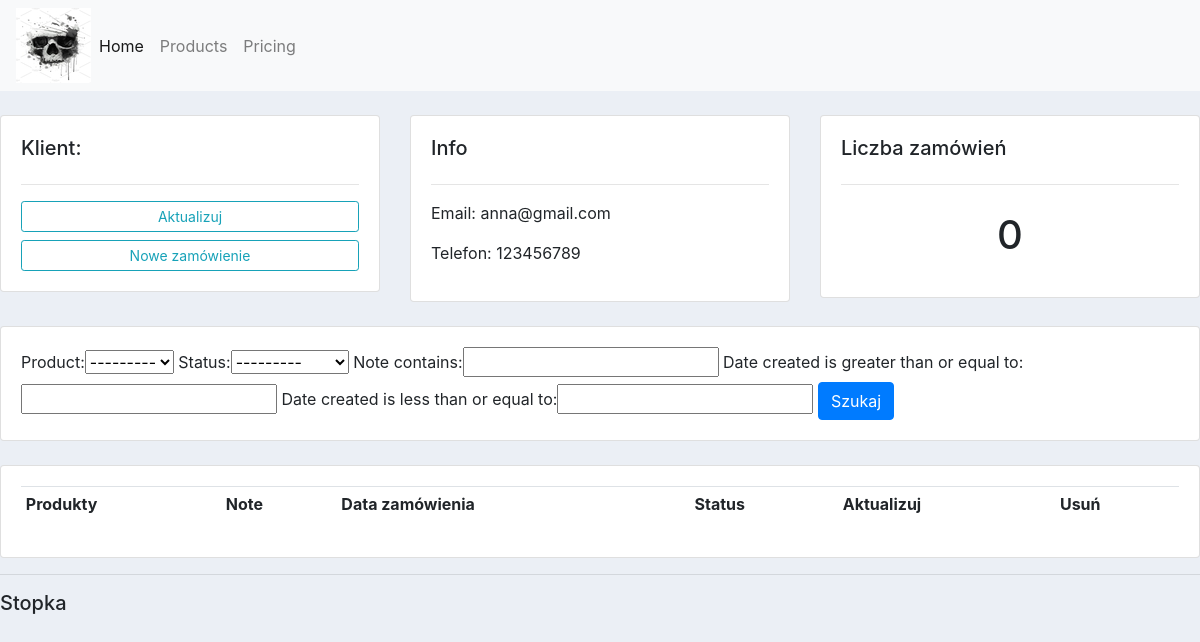
The app's page /customer/2/, older data.
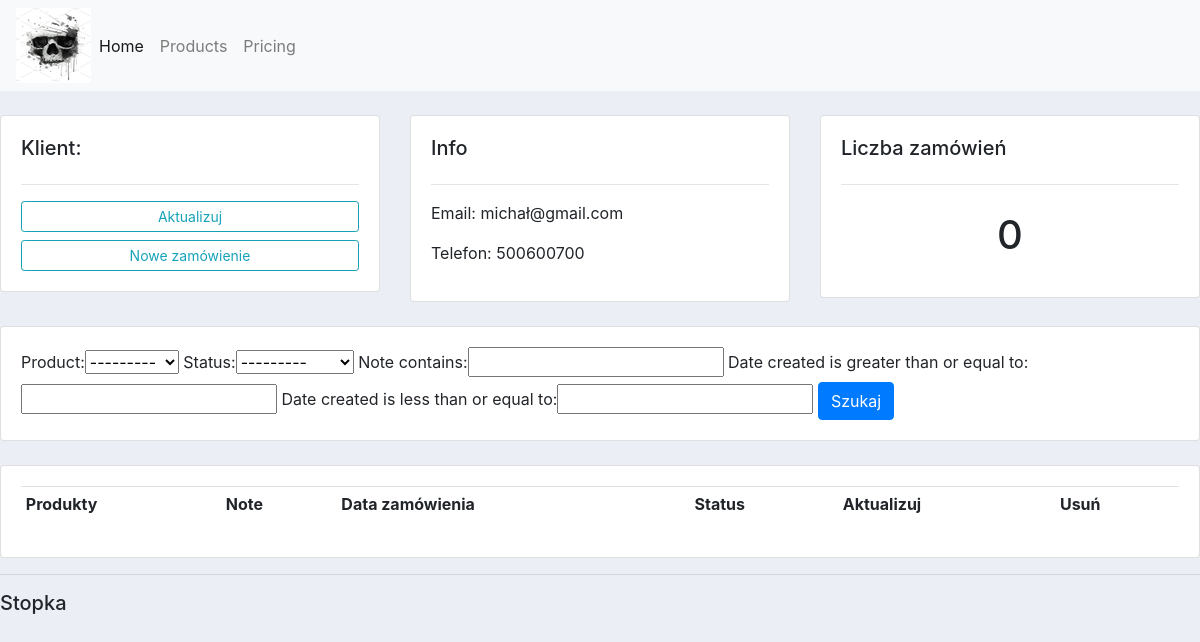
The same page, newer data.
### accounts/models.py (models this page shows, shortened)
class Customer(models.Model):
    name = models.CharField(max_length=150, null=True)
    phone = models.CharField(max_length=150, null=True)
    email = models.CharField(max_length=155, null=True)
    date_created = models.DateTimeField(auto_now_add=True, null=True)

### accounts/views.py (the view)
# urls.py: path('customer/<str:pk>/', views.customer, name='customer'),
def customer(request, pk):
    customer = Customer.objects.get(id=pk)
    orders = customer.order_set.all()
    order_count = orders.count()
    myFilter = OrderFilter(request.GET, queryset=orders)
    orders = myFilter.qs
    context = {'customer': customer, 'orders': orders, 'order_count': order_count, 'myFilter': myFilter}
    return render(request, 'accounts/customer.html', context)

### accounts/models.py (called while the page is built)
    def __str__(self):
        return self.name

### accounts/templates/accounts/customer.html (shortened to what this page needs)
{%  extends 'accounts/main.html' %}
{% block content %}
    <br>
    <div class="row">
        <div class="col-md">
            <div class="card card-body">
                <h5>Klient:</h5>
                <hr>
                <a class="btn btn-outline-info  btn-sm btn-block" href="">Aktualizuj</a>
                <a class="btn btn-outline-info  btn-sm btn-block" href="{% url 'create_order' customer.id %}">Nowe zamówienie</a>
            </div>
        </div>
        <div class="col-md">
            <div class="card card-body">
                <h5>Info</h5>
                <hr>
                <p>Email: {{ customer.email }} </p>
                <p>Telefon: {{ customer.phone }}</p>
            </div>
        </div>
        <div class="col-md">
            <div class="card card-body">
                <h5>Liczba zamówień</h5>
                <hr>
                <h1 style="text-align: center;padding: 10px">{{ order_count }}</h1>
            </div>
        </div>
    </div>
    <br>
    <div class="row">
        <div class="col">
            <div class="card card-body">
                <form method="get">
                    {{ myFilter.form }}
                    <button class="btn btn-primary" type="submit">Szukaj</button>
                </form>
            </div>
        </div>
    </div>
    <br>
    <div class="row">
        <div class="col-md">
            <div class="card card-body">
                <table class="table table-sm">
                    <tr>
                        <th>Produkty</th>
                        <th>Note</th>
                        <th>Data zamówienia</th>
                        <th>Status</th>
                        <th>Aktualizuj</th>
                        <th>Usuń</th>
                    </tr>
                </table>
            </div>
        </div>
    </div>
{% endblock %}

Row changes from the older to the newer data that the page shows:
changed Customer: email "anna@gmail.com" → "michał@gmail.com"; phone "123456789" → "500600700"
